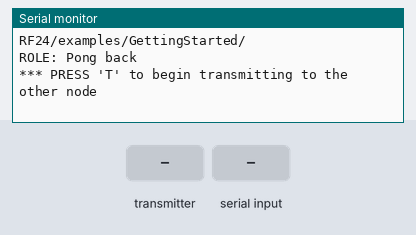
A sketch run on a simulated Arduino Uno, built with avr-gcc and run on an emulated ATmega328P. Shown: the last lines printed to the serial monitor. The inputs (shaded band) are chosen by the test bench. No radio packets arrive unless stated.

Above: at 1.2 s.
1.3 s: the transmitter starts sending received_byte = 0
At 2.9 s:
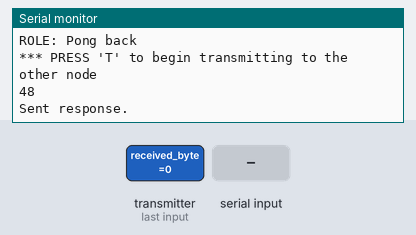
3.5 s: "T" received over Serial
At 5.4 s:
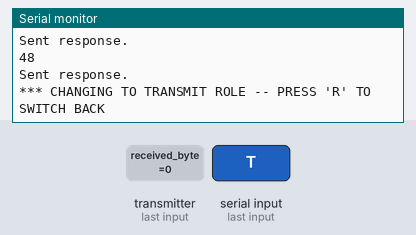
7.5 s: "R" received over Serial
At 11.3 s:
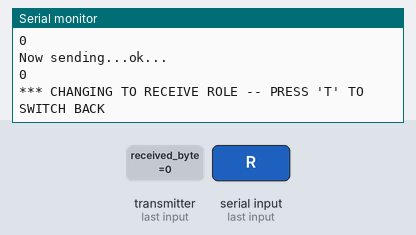

Measured:
- after the input at 1.3 s, the serial monitor: prints a new line after 0.71 s (image 1)
- after the input at 3.5 s, the serial monitor: prints a new line after 0.56 s (image 2)
- after the input at 7.5 s, the serial monitor: prints a new line after 2.6 s (image 3)

The sketch:

test_sketch2.ino
```cpp
// Receiver \\
// Receiver \\
// Receiver \\

#include <SPI.h>
#include "nRF24L01.h"
#include "RF24.h"
#include "printf.h"

//
// Hardware configuration
//

// Set up nRF24L01 radio on SPI bus plus pins 9 & 10

RF24 radio(9,10);

//
// Topology
//

// Radio pipe addresses for the 2 nodes to communicate.
const uint64_t pipes[2] = { 0x0000000004LL, 0x0000000005LL };

//
// Role management
//
// Set up role.  This sketch uses the same software for all the nodes
// in this system.  Doing so greatly simplifies testing.
//

// The various roles supported by this sketch
typedef enum { role_ping_out = 1, role_pong_back } role_e;

// The debug-friendly names of those roles
const char* role_friendly_name[] = { "invalid", "Ping out", "Pong back"};

// The role of the current running sketch
role_e role = role_pong_back;

int done_transmitting;


void setup() {
  //
  // Print preamble
  //

  Serial.begin(57600);
  printf_begin();
  printf("\n\rRF24/examples/GettingStarted/\n\r");
  printf("ROLE: %s\n\r",role_friendly_name[role]);
  printf("*** PRESS 'T' to begin transmitting to the other node\n\r");
  //while ( !Serial.available() ) {};

  //
  // Setup and configure rf radio
  //

  radio.begin();

  // optionally, increase the delay between retries & # of retries
  radio.setRetries(15,15);
  radio.setAutoAck(true);
  // set the channel
  radio.setChannel(0x50);
  // set the power
  // RF24_PA_MIN=-18dBm, RF24_PA_LOW=-12dBm, RF24_PA_MED=-6dBM, and RF24_PA_HIGH=0dBm.
  radio.setPALevel(RF24_PA_MIN);
  //RF24_250KBPS for 250kbs, RF24_1MBPS for 1Mbps, or RF24_2MBPS for 2Mbps
  radio.setDataRate(RF24_250KBPS);

  // optionally, reduce the payload size.  seems to
  // improve reliability
  //radio.setPayloadSize(8);

  //
  // Open pipes to other nodes for communication
  //

  // This simple sketch opens two pipes for these two nodes to communicate
  // back and forth.
  // Open 'our' pipe for writing
  // Open the 'other' pipe for reading, in position #1 (we can have up to 5 pipes open for reading)

  if ( role == role_ping_out )
  {
    radio.openWritingPipe(pipes[0]);
    radio.openReadingPipe(1,pipes[1]);
  }
  else
  {
    radio.openWritingPipe(pipes[1]);
    radio.openReadingPipe(1,pipes[0]);
  }

  //
  // Start listening
  //

  radio.startListening();

  //
  // Dump the configuration of the rf unit for debugging
  //

  radio.printDetails();


  struct square {
      char byte1; // includes explored/unexplored and robot
      char byte2; // includes treasure and walls

  } typedef square;

  square maze[9][9];

}
/*
// parameters to put into each square
#define wall_present_north 0b0001000;
#define wall_present_east 0b0000100;
#define wall_present_south 0b0000010;
#define wall_present_west 0b00000001;

#define treasure_present_circle 0b00100000;
#define treasure_present_triangle 0b01000000;
#define treasure_present_square 0b01100000;

#define treasure_color_red 0b10000000;
#define treasure_color_blue 0b00000000;

#define robot_present 0b00000001;

#define explored 0b00000010;

#define direction_north 0b00000000;
#define direction_east 0b00000100;
#define direction_south 0b00001000;
#define direction_west 0b00001100;
*/

// parameters to put into each square
byte wall_present_north = 0b0001000;
byte wall_present_east = 0b0000100;
byte wall_present_south = 0b0000010;
byte wall_present_west = 0b00000001;

byte treasure_present_circle = 0b00100000;
byte treasure_present_triangle = 0b01000000;
byte treasure_present_square = 0b01100000;

byte treasure_color_red = 0b10000000;
byte treasure_color_blue = 0b00000000;

byte robot_present = 0b00000001;

byte explored = 0b00000010;

byte direction_north = 0b00000000;
byte direction_east = 0b00000100;
byte direction_south = 0b00001000;
byte direction_west = 0b00001100;

// testing variables
int current_location[2] = {0, 0};
int direction[2] = {0,0};
char byte1, byte2;


// example red circle
// byte2 = treasure_color_red | treasure_present_circle


void loop() {
  direction[0] = 0;
  direction[1] = 1;
  current_location[0] = 0;
  current_location[1] = 0;

  int i = 0;
  while( i < 9 ) {
    byte1, byte2 = 0b00000000;
    byte1 = byte1 | explored;
    if ( current_location[0] == 0 && current_location[1] == 4 ) {
      byte2 = byte2 | treasure_color_red | treasure_present_circle;
      byte1 = byte1 | robot_present;
    }
    if ( direction[0] == 0 && direction[1] == 1 ) {
      //Serial.println("This");
      //Serial.println(int(byte1));
      byte1 = byte1 | direction_west;
      //Serial.println(int(byte1));
    }
    else {
      byte1 = byte1 | direction_south;
    }

    byte2 = byte2 | wall_present_west;

    //Serial.println(int(byte2));


    current_location[0] = current_location[0] + direction[0];
    current_location[1] = current_location[1] + direction[1];
    i += 1;
    done_transmitting = 0;
    radiotransmit( byte1, byte2 );
    while ( !done_transmitting ) {
      Serial.println("Stuck");
      };
    //Serial.println(int(byte1));
    //Serial.println(current_location[1]);
    delay(2000);
  }
}

void radiotransmit( char byte1, char byte2 ) {
//
  // Ping out role.  Repeatedly send the current time
  //

  if (role == role_ping_out)
  {
    // First, stop listening so we can talk.
    radio.stopListening();

    // Take the time, and send it.  This will block until complete
    //unsigned long time = millis();
    printf("Now sending...");
    bool ok = radio.write( &byte1, sizeof(byte1) );

    if (ok)
      printf("ok...\n\r");
    else
      printf("failed.\n\r");

    // Now, continue listening
    radio.startListening();

    // Wait here until we get a response, or timeout (250ms)
    unsigned long started_waiting_at = millis();
    bool timeout = false;
    while ( ! radio.available() && ! timeout )
      if (millis() - started_waiting_at > 1000 )
        timeout = true;

    // Describe the results
    if ( timeout )
    {
      printf("Failed, response timed out.\n\r");
    }
    else
    {
      // Grab the response, compare, and send to debugging spew
      //unsigned long received_byte;
      char received_byte;
      radio.read( &received_byte, sizeof(unsigned long) );

      // Spew it
      //printf("Got response %lu, round-trip delay: %lu\n\r",got_time,millis()-got_time);
      //printf("Got response %c \n", received_byte);
      Serial.println();
      Serial.println(received_byte);
    }

    // Try again 1s later
    delay(1000);
  }

  //
  // Pong back role.  Receive each packet, dump it out, and send it back
  //

  if ( role == role_pong_back )
  {
    // if there is data ready
    if ( radio.available() )
    {
      // Dump the payloads until we've gotten everything
      //unsigned long got_time;
      char received_byte;
      bool done = false;
      while (!done)
      {
        // Fetch the payload, and see if this was the last one.
        done = radio.read( &received_byte, sizeof(byte1) );

        // Spew it
        //printf("Got payload %lu...",got_time);
        //printf("Got payload %c", received_byte);
        Serial.println(int(received_byte));

        // Delay just a little bit to let the other unit
        // make the transition to receiver
        delay(20);

      }

      // First, stop listening so we can talk
      radio.stopListening();

      // Send the final one back.
      radio.write( &received_byte, sizeof(byte1) );
      printf("Sent response.\n\r");

      // Now, resume listening so we catch the next packets.
      radio.startListening();
    }
  }
  //
  // Change roles
  //

  if ( Serial.available() )
  {
    char c = toupper(Serial.read());
    if ( c == 'T' && role == role_pong_back )
    {
      printf("*** CHANGING TO TRANSMIT ROLE -- PRESS 'R' TO SWITCH BACK\n\r");

      // Become the primary transmitter (ping out)
      role = role_ping_out;
      radio.openWritingPipe(pipes[0]);
      radio.openReadingPipe(1,pipes[1]);
    }
    else if ( c == 'R' && role == role_ping_out )
    {
      printf("*** CHANGING TO RECEIVE ROLE -- PRESS 'T' TO SWITCH BACK\n\r");

      // Become the primary receiver (pong back)
      role = role_pong_back;
      radio.openWritingPipe(pipes[1]);
      radio.openReadingPipe(1,pipes[0]);
   }
  }
  done_transmitting = 1;
}
```

printf.h
```cpp
// (licence header left out)
/**
 * @file printf.h
 *
 * Setup necessary to direct stdout to the Arduino Serial library, which
 * enables 'printf'
 */

#ifndef __PRINTF_H__
#define __PRINTF_H__

#ifdef ARDUINO

int serial_putc( char c, FILE * )
{
  Serial.write( c );

  return c;
}

void printf_begin(void)
{
  fdevopen( &serial_putc, 0 );
}

#else
#error This example is only for use on Arduino.
#endif // ARDUINO

#endif // __PRINTF_H__
```
